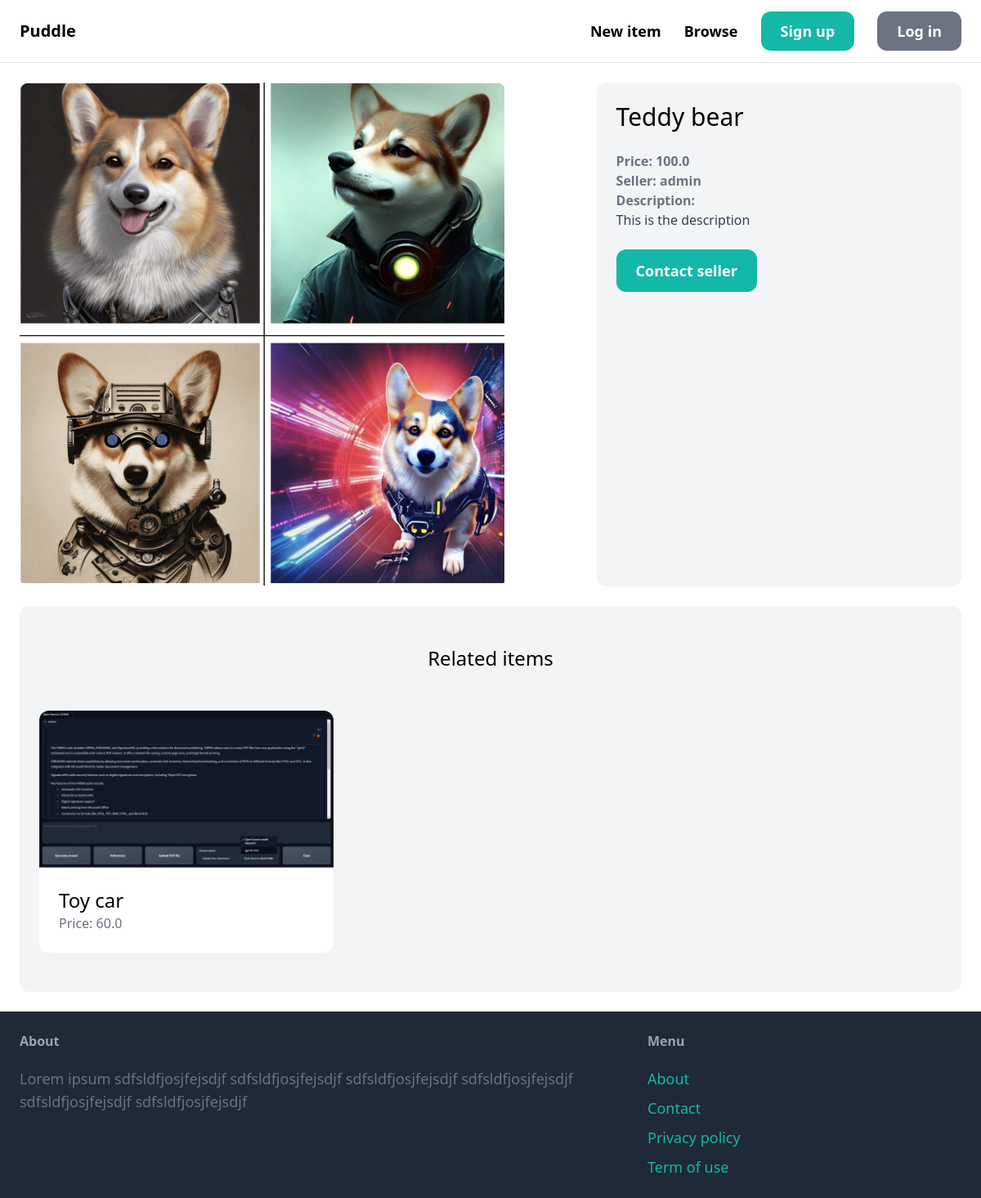
Page /items/1/ on the committed database.
### item/models.py (models this page shows, shortened)
class Item(models.Model):
    category = models.ForeignKey(Category, related_name='items', on_delete=models.CASCADE)
    name = models.CharField(max_length=255)
    description = models.TextField(blank=True, null=True)
    price = models.FloatField()
    image = models.ImageField(upload_to='item_images', blank=True, null=True)
    is_sold = models.BooleanField(default=False)
    created_by = models.ForeignKey(User, related_name='items', on_delete=models.CASCADE)
    created_at = models.DateTimeField(auto_now_add=True)

### item/views.py (the view)
# urls.py: path('<int:pk>/', views.detail, name='detail'),
def detail(request, pk):
    item = get_object_or_404(Item, pk=pk)
    related_items = Item.objects.filter(category=item.category, is_sold=False).exclude(pk=pk)[0:3]
    return render(request, 'item/detail.html', {
        'item': item,
        'related_items': related_items,
    })

### item/templates/item/detail.html (shortened to what this page needs)
{% extends 'core/base.html' %}
{% block content %}
<div class="grid grid-cols-5 gap-6">
    <div class="col-span-3">
        <img src="{{ item.image.url }}" class="rounded-xl">
    </div>
    <div class="col-span-2 p-6 bg-gray-100 rounded-xl">
        <h1 class="mb-6 text-3xl">{{ item.name }}</h1>
        <p class="text-gray-500"><strong>Price: {{ item.price }}</strong></p>
        <p class="text-gray-500"><strong>Seller: {{ item.created_by.username }}</strong></p>
        {% if item.description %}
            <p class="text-gray-700">
                <strong class="text-gray-500">Description:</strong><br>
                {{ item.description }}
            </p>
        {% endif %}
        {% if request.user == item.created_by %}
            <div class="mt-6 p-6 bg-white rounded-xl">
                <p>This is your item!</p>
                <a href="{% url 'item:edit' item.id %}" class="inline-block mt-6 px-6 py-3 text-lg font-semibold bg-teal-500 text-white rounded-xl">Edit</a>
                <a href="{% url 'item:delete' item.id %}" class="inline-block mt-6 px-6 py-3 text-lg font-semibold bg-red-500 text-white rounded-xl">Delete</a>
            </div>
        {% else %}
            <a href="{% url 'conversation:new' item.id %}" class="inline-block mt-6 px-6 py-3 text-lg font-semibold bg-teal-500 text-white rounded-xl hover:bg-teal-700">Contact seller</a>
        {% endif %}
    </div>
</div>
<div class="mt-6 px-6 py-12 bg-gray-100 rounded-xl">
        <h2 class="mb-12 text-2xl text-center">Related items</h2>
        <div class="grid grid-cols-3 gap-3">
            {% for item in related_items %}
                <div>
                    <a href="{% url 'item:detail' item.id %}">
                        <div>
                            <img src="{{ item.image.url }}" class="rounded-t-xl">
                        </div>
                        <div class="p-6 bg-white rounded-b-xl">
                            <h2 class="text-2xl">{{ item.name }}</h2>
                            <p class="text-gray-500">Price: {{ item.price }}</p>
                        </div>
                    </a>
                </div>
            {% endfor %}
        </div>
    </div>
{% endblock %}

### rows in the picture
Item: image (picture), name "Teddy bear", price "100.0", created_by.username "admin", description "This is the description"
Item: image (picture), name "Toy car", price "60.0"
